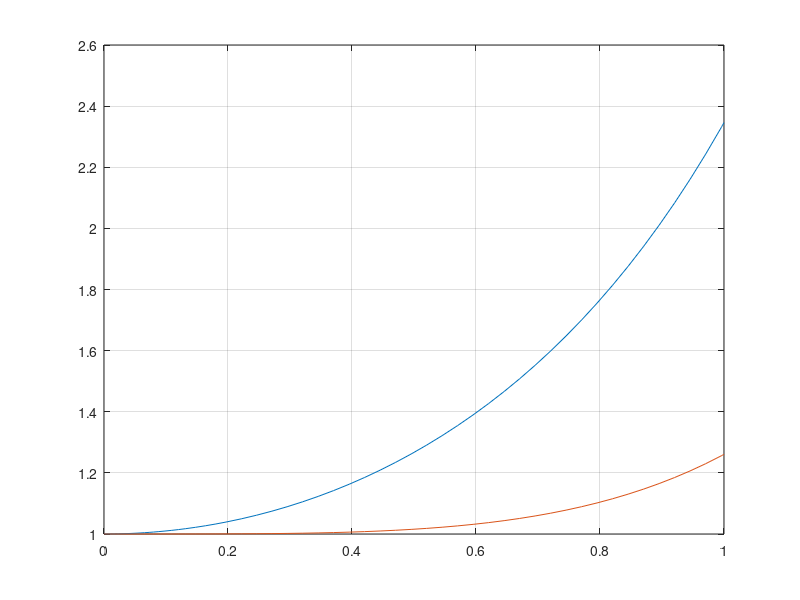

Source code (MATLAB):
f1=@(t,a) [(a(2)-a(1))*t; (a(2)+a(1))*t;];   
[t,xa] = ode45(f1, [0 1], [1 1]);
plot(t,xa(:,2))
hold on

f2=@(t,a) [(a(1)+a(2))*t; (a(1)-a(2))*t;];
[t,xa] = ode45(f2, [0 1], [1 1]);
plot(t,xa(:,2))
grid on